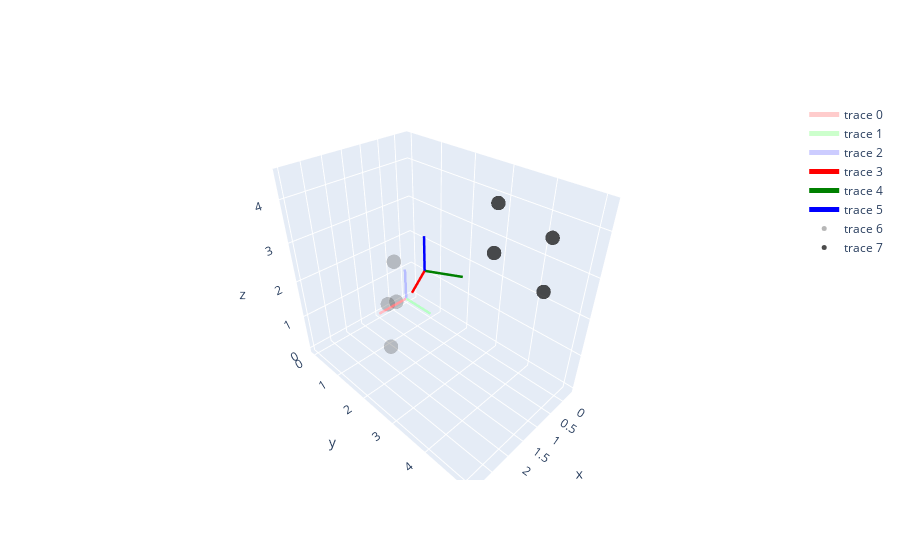

Here is the notebook cell this chart was saved with:
### Code cell
# Create a 3D figure
fig = go.Figure()

#initialize 3x3 rotation matrix
euler_angles = [0., 0., 0.5] #rotation about xaxis, yaxis, zaxis
rotm = R.from_euler('xyz', euler_angles).as_matrix()
print("\n rotation matrix (3x3) \n", rotm, "\n")

#initialize translation vector
# trans_vec = np.array([[0., 0., 0]]) #[x, y, z]
trans_vec = np.array([[0.2, 1., 1.5]]) #[x, y, z]
print("\n translation vector (3x1) \n", trans_vec)

#resize rotation matrix to 4x4 so it can be used with homogenous cooridnates
homo_trans = np.append(np.append(rotm, np.zeros([3,1]), axis = 1), np.array([[0,0,0,1]]), axis = 0)
#update homo_trans to include translation as well
homo_trans[:3,-1] = trans_vec
print("\n homogenous transformation matrix (4x4) \n", homo_trans ,"\n")

#initialize test points
test_points = np.array([[2,2,3], [2,2,2], [3,3,3], [3,3,2]])

#run our function
new_point_locations = draw_simple_transform(fig, homo_trans, points = test_points)
fig.show()

print("test point before:", test_points[0])
print("test point after transformation:", new_point_locations[0,:3])

### Figure 1 — Plotly figure (JSON) as saved in the notebook; plotly's stock layout.template omitted (floating-point values rounded to 4 significant figures)
{"data": [{"line": {"color": "rgba(255, 0, 0, 0.2)", "width": 5}, "mode": "lines", "type": "scatter3d", "x": [0, 1], "y": [0, 0], "z": [0, 0]}, {"line": {"color": "rgba(0, 255, 0, 0.2)", "width": 5}, "mode": "lines", "type": "scatter3d", "x": [0, 0], "y": [0, 1], "z": [0, 0]}, {"line": {"color": "rgba(0, 0, 255, 0.2)", "width": 5}, "mode": "lines", "type": "scatter3d", "x": [0, 0], "y": [0, 0], "z": [0, 1]}, {"line": {"color": "red", "width": 5}, "mode": "lines", "type": "scatter3d", "x": [0.2, 1.078], "y": [1, 1.479], "z": [1.5, 1.5]}, {"line": {"color": "green", "width": 5}, "mode": "lines", "type": "scatter3d", "x": [0.2, -0.2794], "y": [1, 1.878], "z": [1.5, 1.5]}, {"line": {"color": "blue", "width": 5}, "mode": "lines", "type": "scatter3d", "x": [0.2, 0.2], "y": [1, 1], "z": [1.5, 2.5]}, {"marker": {"color": "rgba(32, 32, 32, 0.4)", "opacity": 0.8, "size": 5}, "mode": "markers", "type": "scatter3d", "x": [2, 2, 3, 3], "y": [2, 2, 3, 3], "z": [3, 2, 3, 2]}, {"marker": {"color": "rgba(32, 32, 32, 1.)", "opacity": 0.8, "size": 5}, "mode": "markers", "type": "scatter3d", "x": [0.9963, 0.9963, 1.394, 1.394], "y": [3.714, 3.714, 5.071, 5.071], "z": [4.5, 3.5, 4.5, 3.5]}], "layout": {}}
